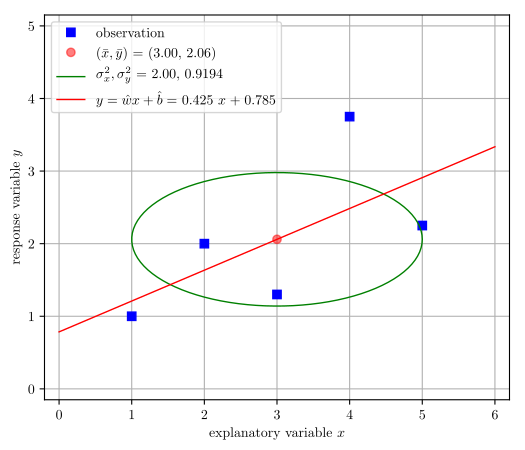

This figure's Python source:
#!/usr/bin/env python3
# lin_regress_1.py
import numpy as np
import matplotlib as mpl
from matplotlib import rc
import matplotlib.pyplot as plt
from matplotlib.ticker import AutoMinorLocator, MultipleLocator, FuncFormatter
rc('font', **{'family': 'serif', 'serif': ['Computer Modern Roman']})
rc('text', usetex=True)

lw = 1 # line width for leader lines

x = np.array([1.00, 2.00, 3.00, 4.00, 5.00])
y = np.array([1.00, 2.00, 1.30, 3.75, 2.25])
theta = np.linspace(0, 2*np.pi, 100)

x_ave = np.mean(x)
y_ave = np.mean(y)

x_var = np.var(x)
y_var = np.var(y)

# the [0,1] component of the covariance matrix
xy_cov = np.cov(x, y, bias=True)[0,1]  

w_hat = xy_cov / x_var
b_hat = y_ave - w_hat * x_ave
x_lin = np.linspace(0, 6, 2)
y_lin = w_hat * x_lin + b_hat  # y = m x + b

dx = dy = 0.15
xmax = 6
ymax = 5
fig = plt.figure(figsize=(xmax, ymax))  # (width, height) inches 
ax = fig.add_subplot(1, 1, 1)
ax.plot(x, y, 's', color='blue', label='observation')
ax.plot(x_ave, y_ave, 'o', color='red', alpha=0.5,
 	label=r'($\bar{x},\bar{y}$) = (' + 
	'{:.2f}'.format(x_ave) + ', ' + 
	'{:.2f}'.format(y_ave) + ')')
ax.plot(x_var * np.cos(theta) + x_ave, 
	y_var * np.sin(theta) + y_ave, 
	color='green', linewidth=1.0, 
	label=r'$\sigma_x^2, \sigma_y^2$ = ' + 
	'{:.2f}'.format(x_var) + ', ' + 
	'{:.4f}'.format(y_var))
ax.plot(x_lin, y_lin, color='red', linewidth=1, 
	label=r'$y = \hat{w} x + \hat{b} = $ ' + 
	'{:.3f}'.format(w_hat) + ' $x\;+\;$' +
	'{:.3f}'.format(b_hat) )
ax.axis('equal')
ax.grid()
ax.set_xlabel('explanatory variable $x$')
ax.set_ylabel('response variable $y$')
ax.set_xlim(0 - dx, xmax + dx)
ax.set_ylim(0 - dy, ymax + dy)
ax.legend(loc='upper left')

plt.show()

figure_name = 'lin_regress_1'
fig.savefig(figure_name + '.pdf', bbox_inches='tight')
